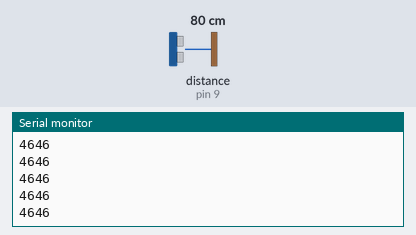
Bench run of a sketch on a simulated Arduino Uno, built with avr-gcc and run on an emulated ATmega328P. Parts: the last lines printed to the serial monitor. Wiring (inferred from the names in the program): ultrasonic range finder: trigger pin 8; echo pin 9. The test bench sets the inputs (shaded band); at power-on: distance to the obstacle (sensor on pin 9) 80 cm. The echo pulse lasts 58.3 µs per cm.

Above: at 1.2 s.
1.3 s: distance to the obstacle (sensor on pin 9) set to 2 cm
At 1.38 s:
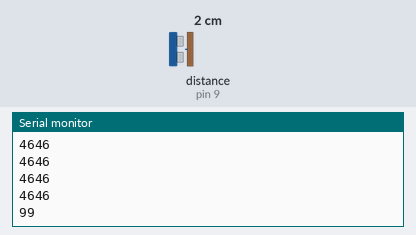
2.8 s: distance to the obstacle (sensor on pin 9) set to 4 cm
At 2.89 s:
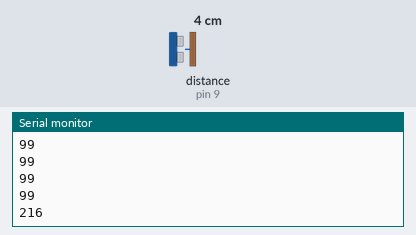
Timing chart, 0 to 5.8 s (numbered marks = the images above; inputs shaded):
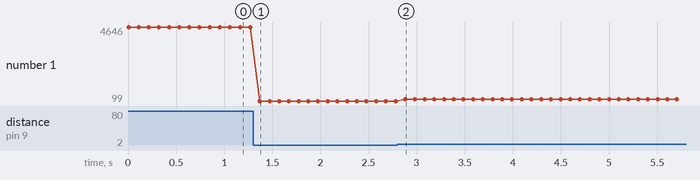

Measured:
- after the input at 1.3 s, the serial monitor: prints a new line after 0.07 s (image 1)
- after the input at 2.8 s, the serial monitor: prints a new line after 0.08 s (image 2)
- plotted number 1: 4646 → 99 after the input at 1.3 s, 99 → 215 after the input at 2.8 s

The sketch:

AbcExp02_1DistanceMeter.ino
```cpp
const int TRIGGER = 8;
const int ECHO = 9;

void setup() {
  Serial.begin(9600);
  pinMode(TRIGGER, OUTPUT);
  pinMode(ECHO, INPUT);
}

void loop() {
  // Send trigger signal for 10us
  digitalWrite(TRIGGER, HIGH);
  delayMicroseconds(10);
  digitalWrite(TRIGGER, LOW);
  // Wait for echo signal HIGH and measure duration
  unsigned long duration = pulseIn(ECHO, HIGH);

  // Trace duration
  Serial.println(duration);
  delay(100);
}
```
